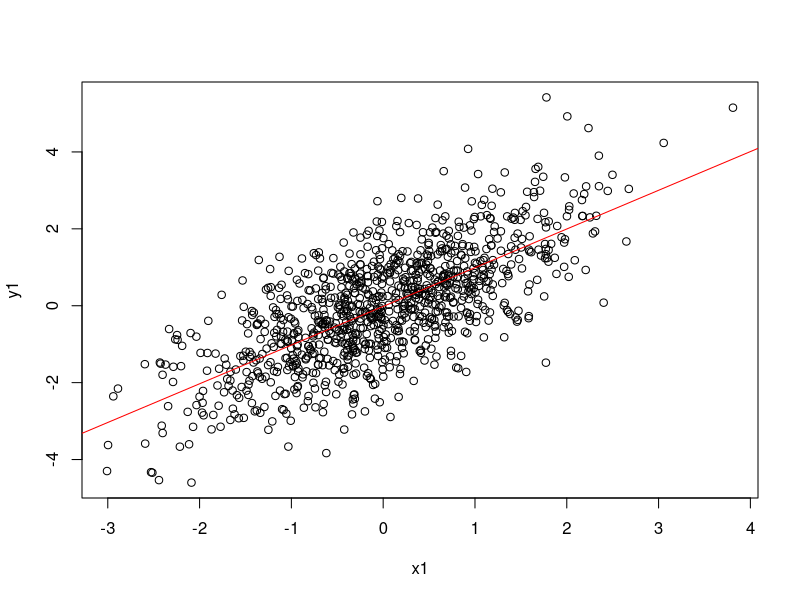

Recreate this plot in R.
# Simple regression example

n <- 1000
seed <- 1
set.seed(seed) # Create example data
x1 <- rnorm(n)
y1 <- x1 + rnorm(n)
plot(x1, y1) # Apply plot function
abline(lm(y1 ~ x1), col = "red") # Draw regression line